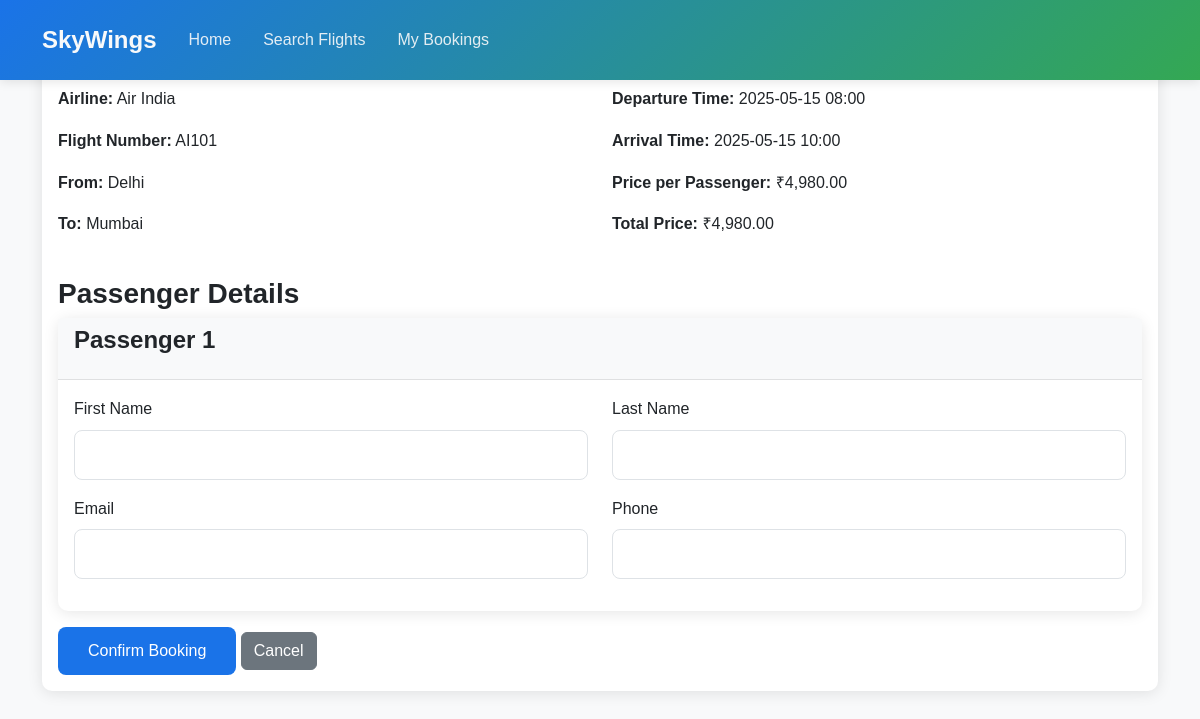
The app's page /booking.php?flight_id=1&passengers=1 with its own data.
### tables this page shows
CREATE TABLE IF NOT EXISTS flights (
    id INT AUTO_INCREMENT PRIMARY KEY,
    airline_id INT NOT NULL,
    flight_number VARCHAR(20) NOT NULL,
    departure_city VARCHAR(100) NOT NULL,
    arrival_city VARCHAR(100) NOT NULL,
    departure_time DATETIME NOT NULL,
    arrival_time DATETIME NOT NULL,
    price DECIMAL(10,2) NOT NULL,
    available_seats INT NOT NULL,
    created_at TIMESTAMP DEFAULT CURRENT_TIMESTAMP,
    FOREIGN KEY (airline_id) REFERENCES airlines(id)
);

CREATE TABLE IF NOT EXISTS airlines (
    id INT AUTO_INCREMENT PRIMARY KEY,
    name VARCHAR(100) NOT NULL,
    code VARCHAR(10) NOT NULL,
    created_at TIMESTAMP DEFAULT CURRENT_TIMESTAMP
);

### booking.php (the view, shortened to what this page needs)
<?php
require_once 'database.php';
$flight_id = $_GET['flight_id'] ?? null;
$passengers = $_GET['passengers'] ?? 1;
$query = "
    SELECT f.*, a.name as airline_name
    FROM flights f
    JOIN airlines a ON f.airline_id = a.id
    WHERE f.id = ?
";
$stmt = $conn->prepare($query);
$stmt->bind_param("i", $flight_id);
$stmt->execute();
$result = $stmt->get_result();
$flight = $result->fetch_assoc();
?>
<!DOCTYPE html>
<html lang="en">
<head>
    <link href="https://cdn.jsdelivr.net/npm/bootstrap@5.3.0/dist/css/bootstrap.min.css" rel="stylesheet">
    <link href="assets/css/style.css" rel="stylesheet">
</head>
<body>
    <nav class="navbar navbar-expand-lg navbar-dark bg-primary">
        <div class="container">
            <a class="navbar-brand" href="index.php">SkyWings</a>
            <div class="collapse navbar-collapse" id="navbarNav">
                <ul class="navbar-nav">
                    <li class="nav-item">
                        <a class="nav-link" href="index.php">Home</a>
                    </li>
                    <li class="nav-item">
                        <a class="nav-link" href="search_flights.php">Search Flights</a>
                    </li>
                    <li class="nav-item">
                        <a class="nav-link" href="my_bookings.php">My Bookings</a>
                    </li>
                </ul>
            </div>
        </div>
    </nav>
    <div class="container mt-4">
        <div class="row">
            <div class="col-md-12">
                <div class="card">
                    <div class="card-body">
                        <h2 class="card-title">Flight Details</h2>
                        <div class="row mb-4">
                            <div class="col-md-6">
                                <p><strong>Airline:</strong> <?php echo htmlspecialchars($flight['airline_name']); ?></p>
                                <p><strong>Flight Number:</strong> <?php echo htmlspecialchars($flight['flight_number']); ?></p>
                                <p><strong>From:</strong> <?php echo htmlspecialchars($flight['departure_city']); ?></p>
                                <p><strong>To:</strong> <?php echo htmlspecialchars($flight['arrival_city']); ?></p>
                            </div>
                            <div class="col-md-6">
                                <p><strong>Departure Time:</strong> <?php echo date('Y-m-d H:i', strtotime($flight['departure_time'])); ?></p>
                                <p><strong>Arrival Time:</strong> <?php echo date('Y-m-d H:i', strtotime($flight['arrival_time'])); ?></p>
                                <p><strong>Price per Passenger:</strong> ₹<?php echo number_format($flight['price'], 2); ?></p>
                                <p><strong>Total Price:</strong> ₹<?php echo number_format($flight['price'] * $passengers, 2); ?></p>
                            </div>
                        </div>
                        <h3 class="card-title">Passenger Details</h3>
                        <form method="POST" action="">
                            <?php for ($i = 1; $i <= $passengers; $i++): ?>
                                <div class="card mb-3">
                                    <div class="card-header">
                                        <h4>Passenger <?php echo $i; ?></h4>
                                    </div>
                                    <div class="card-body">
                                        <div class="row">
                                            <div class="col-md-6">
                                                <div class="mb-3">
                                                    <label for="first_name_<?php echo $i; ?>" class="form-label">First Name</label>
                                                    <input type="text" class="form-control" id="first_name_<?php echo $i; ?>"
                                                           name="first_name_<?php echo $i; ?>" required>
                                                </div>
                                            </div>
                                            <div class="col-md-6">
                                                <div class="mb-3">
                                                    <label for="last_name_<?php echo $i; ?>" class="form-label">Last Name</label>
                                                    <input type="text" class="form-control" id="last_name_<?php echo $i; ?>"
                                                           name="last_name_<?php echo $i; ?>" required>
                                                </div>
                                            </div>
                                        </div>
                                        <div class="row">
                                            <div class="col-md-6">
                                                <div class="mb-3">
                                                    <label for="email_<?php echo $i; ?>" class="form-label">Email</label>
                                                    <input type="email" class="form-control" id="email_<?php echo $i; ?>"
                                                           name="email_<?php echo $i; ?>" required>
                                                </div>
                                            </div>
                                            <div class="col-md-6">
                                                <div class="mb-3">
                                                    <label for="phone_<?php echo $i; ?>" class="form-label">Phone</label>
                                                    <input type="tel" class="form-control" id="phone_<?php echo $i; ?>"
                                                           name="phone_<?php echo $i; ?>" required>
                                                </div>
                                            </div>
                                        </div>
                                    </div>
                                </div>
                            <?php endfor; ?>
                            <button type="submit" class="btn btn-primary">Confirm Booking</button>
                            <a href="search_results.php" class="btn btn-secondary">Cancel</a>
                        </form>
                    </div>
                </div>
            </div>
        </div>
    </div>
</body>
</html>

### style.css (style rules this page uses)
:root { --primary-color: #1a73e8; --secondary-color: #34a853; --accent-color: #fbbc05; --dark-color: #202124; --light-color: #f8f9fa; --success-color: #28a745; --warning-color: #ffc107; --danger-color: #dc3545; --gray-color: #6c757d; --border-radius: 8px; --box-shadow: 0 5px 20px rgba(0, 0, 0, 0.1); --transition: all 0.3s ease; }
* { margin: 0; padding: 0; box-sizing: border-box; }
body { font-family: 'Poppins', sans-serif; background: var(--light-color); color: var(--dark-color); line-height: 1.6; }
h1, h2, h3, h4, h5, h6 { font-weight: 600; margin-bottom: 1rem; }
.navbar { background: rgba(255, 255, 255, 0.95) !important; box-shadow: 0 2px 10px rgba(0, 0, 0, 0.1); padding: 1rem 0; position: fixed; width: 100%; top: 0; z-index: 1000; }
.navbar-brand { font-weight: 700; color: var(--primary-color) !important; font-size: 1.5rem; }
.nav-link { font-weight: 500; padding: 0.5rem 1rem !important; transition: var(--transition); }
.form-label { font-weight: 500; margin-bottom: 0.5rem; }
.form-control, .form-select { padding: 0.75rem 1rem; border: 1px solid #dee2e6; border-radius: var(--border-radius); transition: var(--transition); }
.btn-primary { background: var(--primary-color); border: none; padding: 12px 30px; border-radius: var(--border-radius); font-weight: 500; transition: var(--transition); }

### booking.php (style rules this page uses)
:root { --primary-color: #1a73e8; --secondary-color: #34a853; --accent-color: #fbbc05; --dark-color: #202124; --light-color: #f8f9fa; }
.navbar { background: linear-gradient(135deg, var(--primary-color), var(--secondary-color)) !important; padding: 1rem 0; box-shadow: 0 2px 10px rgba(0, 0, 0, 0.1); }
.navbar-brand { font-weight: 700; color: var(--light-color) !important; }
.nav-link { color: var(--light-color) !important; font-weight: 500; transition: all 0.3s ease; opacity: 0.9; }
.btn-primary { background-color: var(--primary-color); border-color: var(--primary-color); }
.card { border: none; box-shadow: 0 2px 15px rgba(0, 0, 0, 0.1); border-radius: 10px; }
.card-header { background-color: var(--light-color); border-bottom: 1px solid rgba(0, 0, 0, 0.1); }

### records on screen
flights: airline.name "Air India", flight_number "AI101", departure_city "Delhi", arrival_city "Mumbai", departure_time "2025-05-15 08:00", arrival_time "2025-05-15 10:00", price "4,980.00", $flight['price']*$passengers "4,980.00"
